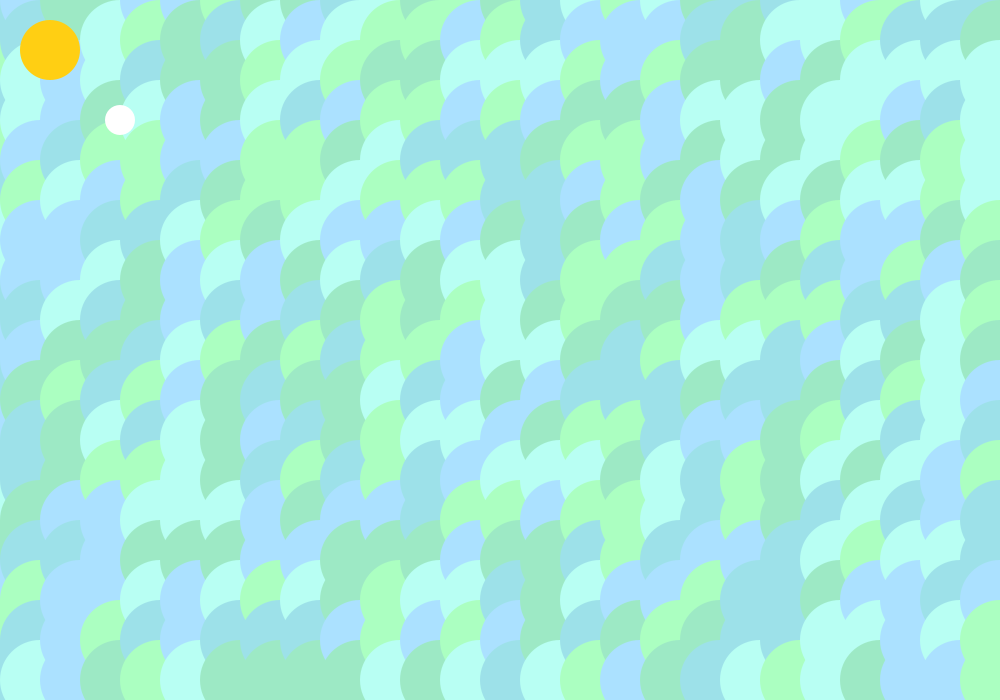
Frame 1 (no input)
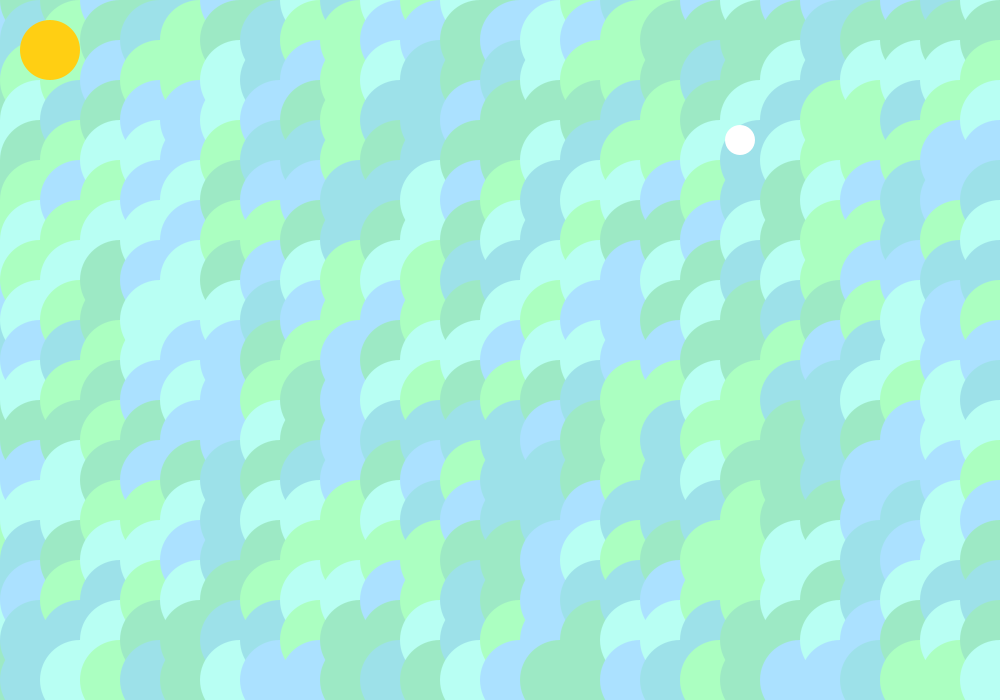
Frame 60 (the mouse pressed at the canvas centre just before this capture)
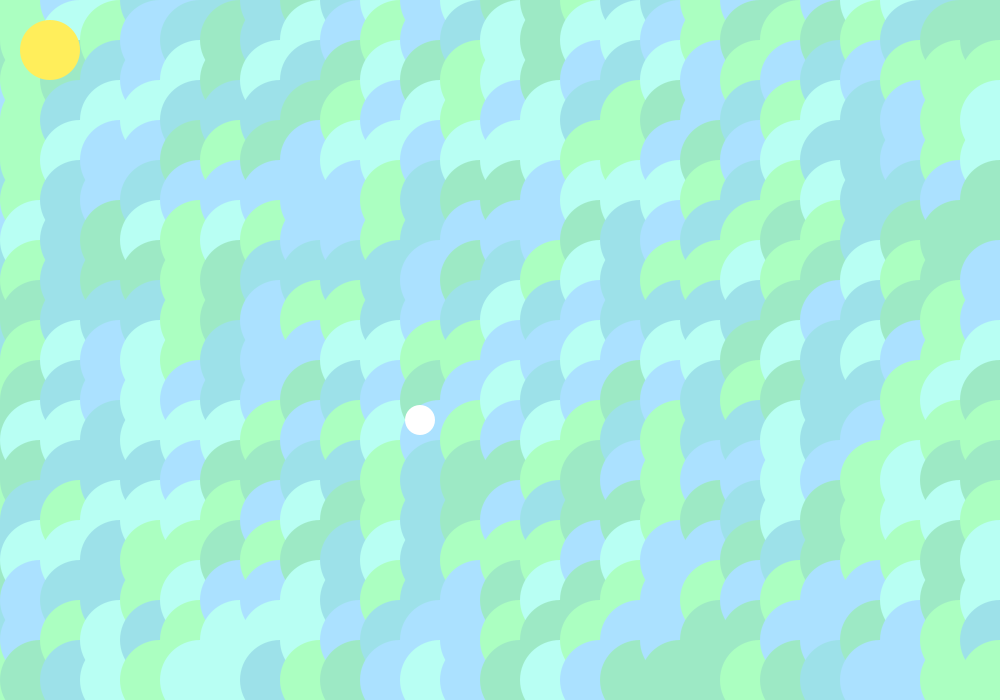
Frame 120 (the mouse held since frame 60 and released just before this capture)

The Processing sketch that drew these frames (run headless with seeded random() and noise(); from frame 60 on, the mouse is pressed at the canvas centre):

// Processing sketch: processing_144206
// ── processing_144206.pde

color [] colores= {
  #A8E0FF, #99E0E8, #B5FFF2, #99E8C3, #A8FFBE
};
color [] colores2= {
  #FFCD09, #FFED54
};

int  z = width / 2;
int w = height / 2;
int incremento = 5;
float a = 100;
float b = 100;
float aspeed = 20;
float bspeed = 20;


void setup() {
  size(1000, 700);
  noStroke();
  background(#ffffff);
  smooth();
}

void draw() {
  for (int x=0; x<= width; x +=40) {
    for (int y=0; y<=height; y +=40) {
      frameRate(10);

      fill(colores[int(random(5))]);
      ellipse(x, y, 80, 80);
    }
  }

  fill(colores2[int(random(2))]);
  ellipse(z, w, 60, 60);
  if (keyPressed && key == CODED) {   
    if (keyCode == RIGHT) {   
      z+=incremento;
      frameRate(100);
    }
    else if (keyCode == LEFT) {
      z-=incremento;
      frameRate(100);
    }
    else if (keyCode == UP) {
      w-=incremento;
      frameRate(100);
    }
    else if (keyCode == DOWN) {
      w+=incremento;
      frameRate(100);
    }
  }

  noStroke();
  fill(255, 10);
  rect(0, 0, width, height);
  a = a + aspeed;
  b = b + bspeed;


  if ((a > width) || (a < 0)) {
    aspeed = aspeed * -1;
  }
  if ((b > height) || (b < 0)) {
    bspeed = bspeed * -1;
  }

  noStroke();
  fill(#ffffff);
  ellipse(a, b, 30, 30);
}
